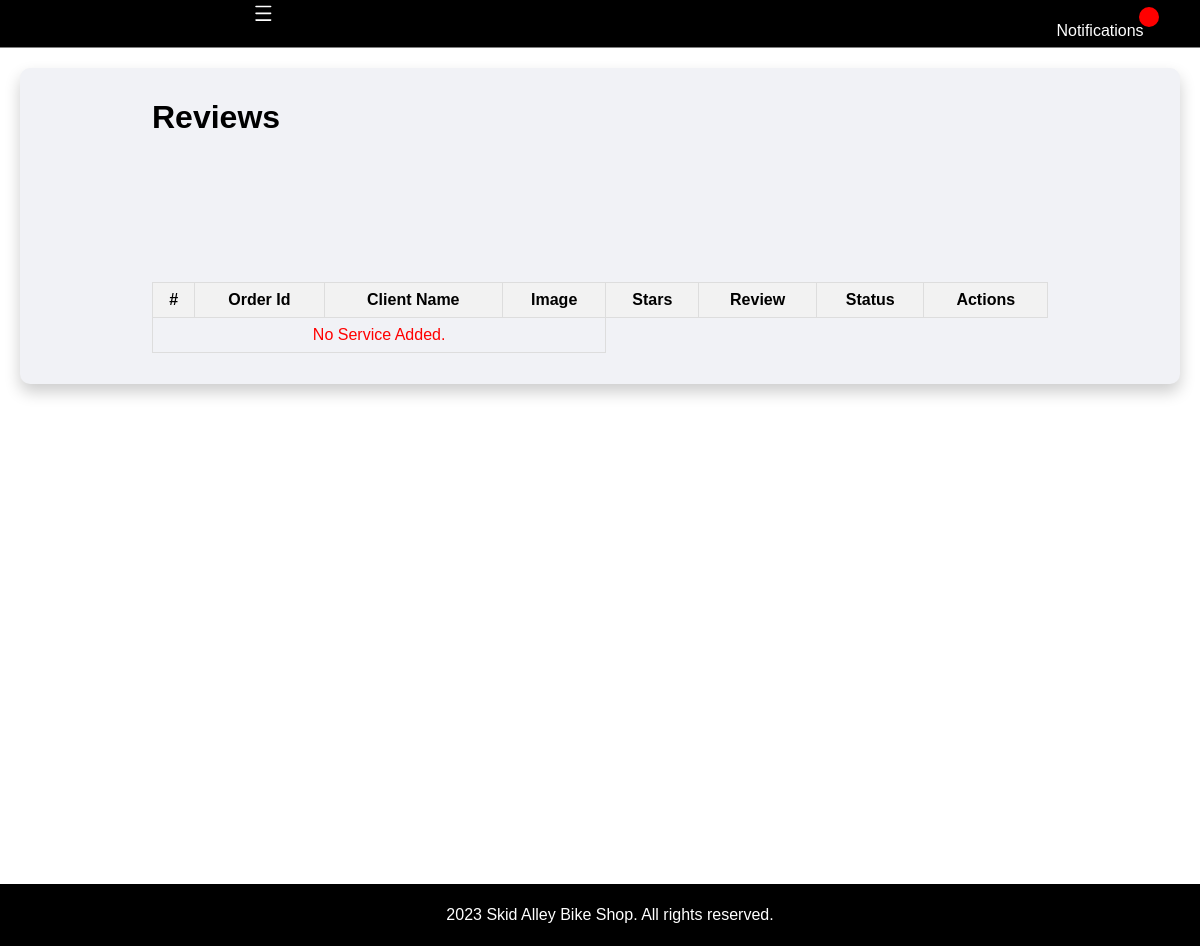
Before: /admin/reviews.php (signed in) with the older database file.
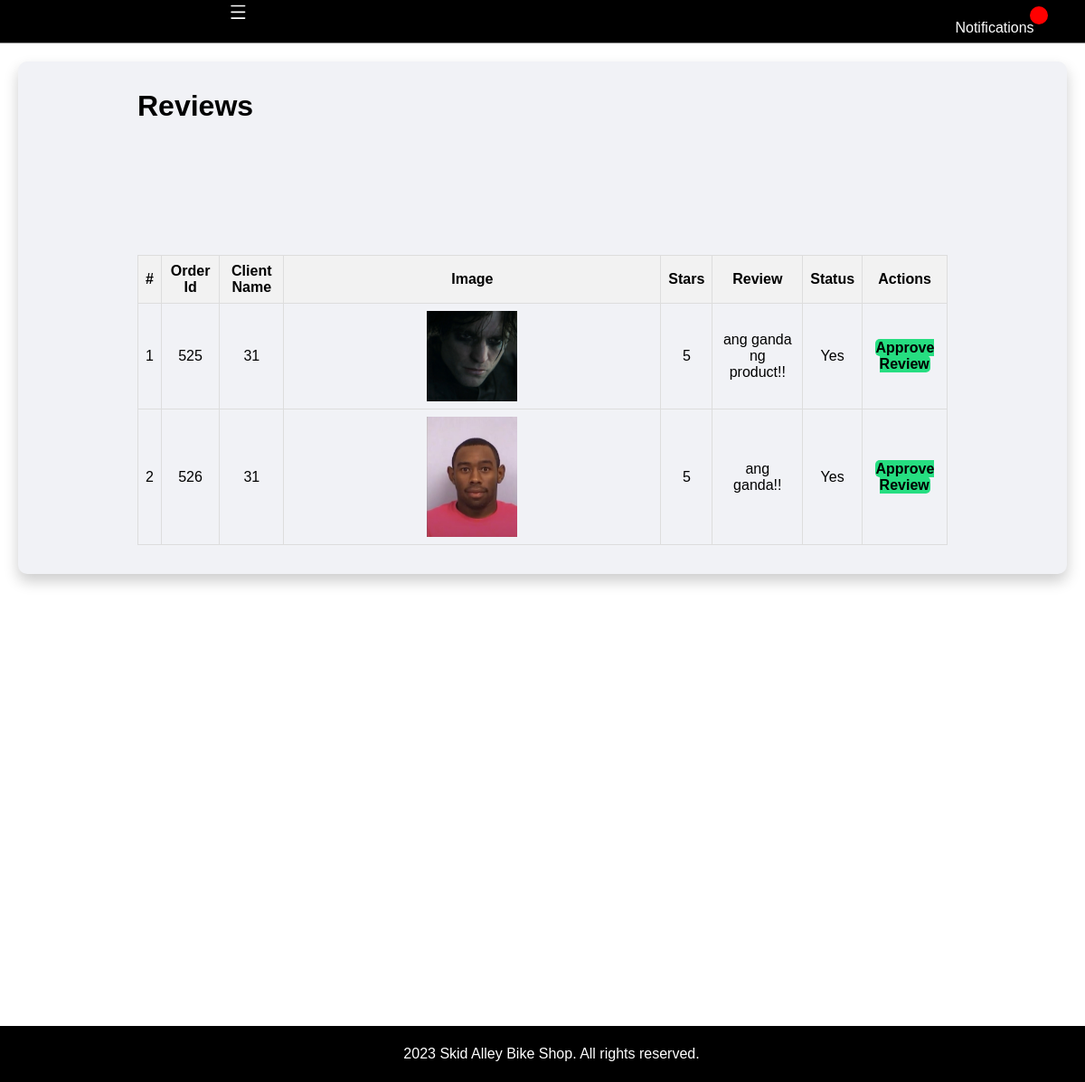
After: the same page with the newer database file.
### tables this page shows
CREATE TABLE `reviews` (
  `id` int(11) NOT NULL,
  `order_id` int(11) DEFAULT NULL,
  `client_id` int(11) DEFAULT NULL,
  `image_path` varchar(255) DEFAULT NULL,
  `stars` int(11) DEFAULT NULL,
  `review_text` text DEFAULT NULL,
  `approved` tinyint(10) NOT NULL,
  `reply` text NOT NULL,
  `timestamp` timestamp NOT NULL DEFAULT current_timestamp(),
  `product_id` int(11) NOT NULL
);

### admin/reviews.php (the view, shortened to what this page needs)
<?php include('partials/menu.php'); ?>
<div class="main-content">
    <div class="wrapper">
        <h1>Reviews</h1>
        <br /><br />
        <br><br>
        <br /><br /><br />
        <table class="tbl-full">
            <tr>
                <th>#</th>
                <th>Order Id</th>
                <th>Client Name</th>
                <th>Image</th>
                <th>Stars</th>
                <th>Review</th>
                <th>Status</th>
                <th>Actions</th>
            </tr>
            <?php
            $sql = "SELECT * FROM reviews";
            $res = mysqli_query($conn, $sql);
            $count = mysqli_num_rows($res);
            $sn = 1;
            if ($count > 0) {
                while ($row = mysqli_fetch_assoc($res)) {
                    $id = $row['id'];
                    $order_id = $row['order_id'];
                    $client_id = $row['client_id'];
                    $image = $row['image_path'];
                    $stars = $row['stars'];
                    $review_text = $row['review_text'];
                    $status = $row['approved']
                  ?>
                    <tr>
                            <td><?php echo $sn++;?></td>
                            <td><?php echo $order_id;?></td>
                            <td><?php echo $client_id; ?></td>
                            <td>
                            <?php
                            if ($image == "")
                            {
                                echo "<div class='error'>Image not Added.</div>";
                            } else {
                                ?>
                                <img src="<?php echo SITEURL; ?>images/reviews/<?php echo $image; ?>"
                                     width="100px">
                                <?php
                            }
                            ?>
                        </td>
                            <td><?php echo $stars; ?></td>
                            <td><?php echo $review_text?></td>
                            <td>
                                <?php
                                    echo ($status == 1) ? 'Yes' : 'No';
                                ?>
                            </td>
                            <td>
                                <a href="<?php echo SITEURL; ?>admin/update-reviews.php?id=<?php echo $id; ?>" class='btn-secondary'>Approve Review</a>
                            </td>
                    </tr>
                    <?php
                }
            }
            else
            {
             ?>
                <tr>
                    <td colspan='4'><div class='error'>No Service Added.</div></td>
                </tr>
                <?php
            }
            ?>
        </table>
    </div>
</div>
<?php include('partials/footer.php'); ?>

### admin/partials/menu.php (shortened to what this page needs)
<html>
<head>
    <link rel="stylesheet" href="../admin/css/admin.css">
    <link href='https://unpkg.com/boxicons@2.1.4/css/boxicons.min.css' rel='stylesheet'>
    <link rel="stylesheet" href="https://cdnjs.cloudflare.com/ajax/libs/font-awesome/5.15.3/css/all.min.css">
</head>
<body>
    <div class="menu text-center">
        <div class="wrapper">
            <button id="sidebarCollapse">
            </button>
            <a href="notifications-admin.php" id="notificationLink" class="notifications">
                Notifications
                <span id="notificationCount" class="notification-count"></span>
            </a>
        </div>
    </div>
</body>
</html>

### admin/partials/footer.php
<div class = "footer">
            <div class = "wrapper">
                <p class = " text-center">2023 Skid Alley Bike Shop. All rights reserved. </p>
            </div>
        </div>
    </body>
</html>

### admin/css/admin.css (style rules this page uses)
* { margin: 0; padding: 0; font-family: Arial, Helvetica, sans-serif; }
.wrapper { padding: 1%; width: 80%; margin: 0 auto; }
.text-center { text-align: center; }
.tbl-full { width: 100%; border-collapse: collapse; margin-top: 20px; }
.tbl-full th, .tbl-full td { border: 1px solid #dddddd; padding: 8px; text-align: center; }
.tbl-full th { background-color: #f2f2f2; }
table tr th { border-bottom: 1px solid black; padding: 1%; text-align: left; }
table tr td { padding: 1%; }
.btn-primary, .btn-secondary, .btn-third { padding: 8px 15px; text-decoration: none; border-radius: 5px; font-weight: bold; }
.btn-secondary { background-color: #26de81; padding: 1%; color: black; text-decoration: none; font-weight: bold; }
.menu { border-bottom: 1px solid grey; background-color: black; left: -250px; }
.text-center #sidebarCollapse { text-align: left; }
.main-content { background-color: #f1f2f6; border-radius: 10px; box-shadow: 0 8px 16px rgba(0, 0, 0, 0.2); margin: 20px; padding: 20px; }
.footer { color: white; background-color: black; padding: 10px; width: 100%; margin-top: 500px; }
.tbl-full td:nth-child(4) { width: 400px; }
#sidebarCollapse { top: 0px; left: 260px; z-index: 999; cursor: pointer; background: transparent; border: none; color: white; left: 250px; position: absolute; }
.error { color: red; }

### admin/partials/menu.php (style rules this page uses)
#notificationLink { position: relative; display: inline-block; margin-right: -1000px; margin-bottom: -5px; margin-top: 10px; color: #fff; text-decoration: none; }
.notification-count { position: absolute; top: -15px; right: -15px; background-color: red; color: white; border-radius: 50%; width: 20px; height: 20px; text-align: center; line-height: 20px; font-size: 14px; }

Changed rows visible on the page:
added reviews: order "525", client "31", image_path (picture), stars "5", review_text "ang ganda ng product!!", approved "Yes"
added reviews: order "526", client "31", image_path (picture), stars "5", review_text "ang ganda!!", approved "Yes"
Other visible differences:
text no longer shown: "No Service Added."
